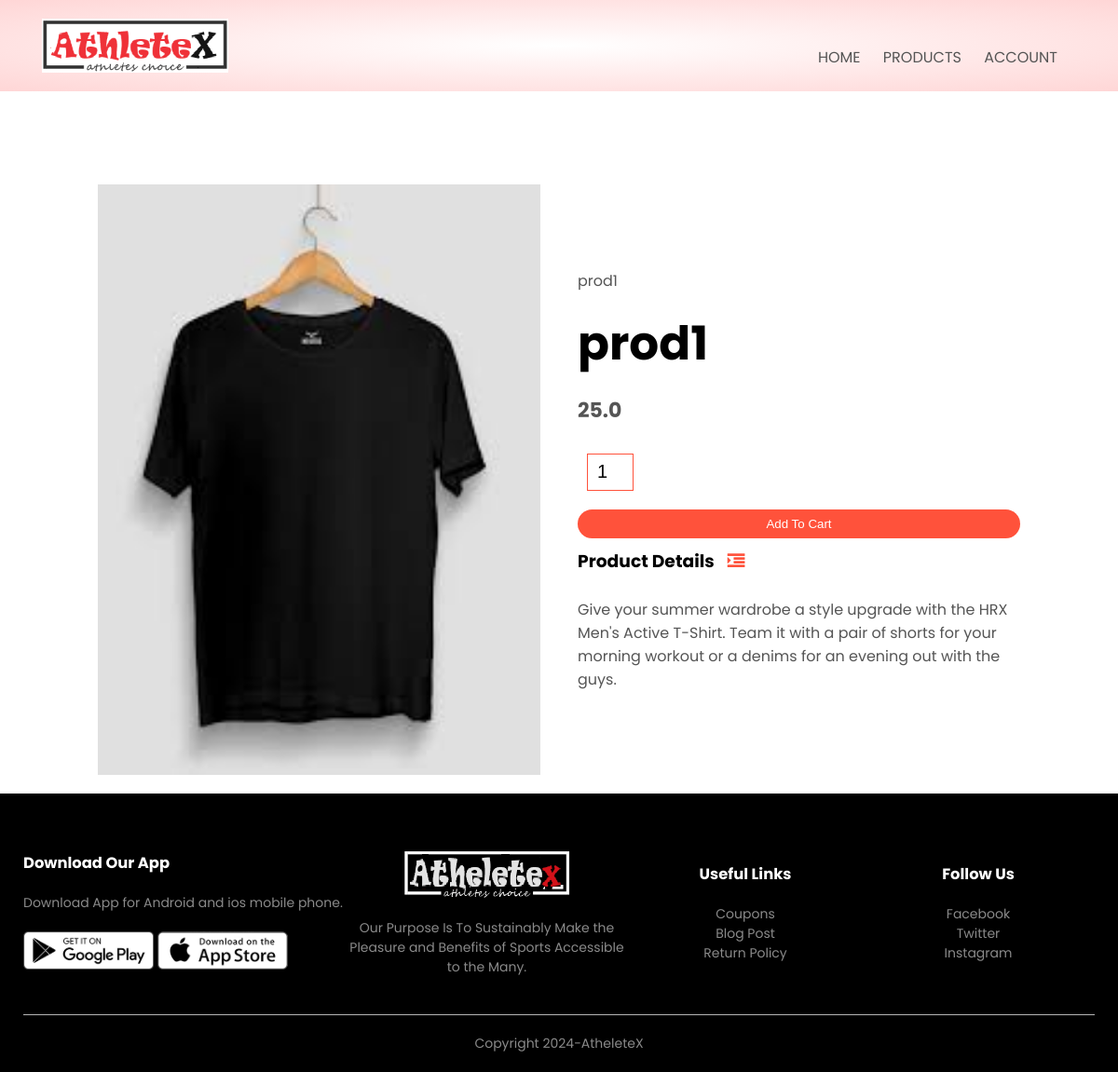
The page /product_details/1 on the database its author committed.
### products/models.py (models this page shows, shortened)
class Product(models.Model):
    LIVE=1
    DELETE=0
    DELETE_CHOICES=((LIVE,'Live'),(DELETE,'Delete'))
    title=models.CharField(max_length=200)
    price=models.FloatField()
    description=models.TextField()
    image=models.ImageField(upload_to='media')
    priority=models.IntegerField(default=0)
    delete_status=models.IntegerField(choices=DELETE_CHOICES,default=LIVE)
    created_at=models.DateTimeField(auto_now_add=True)
    updated_at=models.DateTimeField(auto_now=True)

### products/views.py (the view)
# urls.py: path('product_details/<pk>',views.detail_product,name='detail_product')
def detail_product(request,pk):
    product =Product.objects.get(pk=pk)
    context={'product':product}
    return render(request,'product_details.html',context)

### templates/product_details.html
{% extends 'blank_layout.html' %}
{% block content %}
{% include 'product_desc.html' %}
{% endblock content %}

### templates/product_desc.html (shortened to what this page needs)
{% load static %}
<div class="small-container single-product">
        <div class="row">
            <div class="col-2">
                <img src="{{ product.image.url }}" width="100%" id="ProductImg">
            </div>
            <div class="col-2">
                <p>{{ product.title }}</p>
                <h1>{{ product.title }}</h1>
                <h4>{{ product.price }}</h4>
                <form method="post" action="{% url 'add_to_cart' %}" enctype="multipart/form-data">
                 <input type="number" name="quantity"  value="1">
                 <button style="size: 2cap;" type="submit" class="btn">Add To Cart</button>
            </form>
                <h3>Product Details <i class="fa fa-indent"></i></h3>
                <br>
                <p>{{ product.description }}</p>
            </div>
        </div>
    </div>

### static/css/style.css (style rules this page uses)
* { margin: 0; padding: 0; box-sizing: border-box; }
body { font-family: 'Poppins', sans-serif; }
p { color: #555; }
.row { display: flex; align-items: center; flex-wrap: wrap; justify-content: space-around; }
.col-2 { flex-basis: 50%; min-width: 300px; }
.col-2 img { max-width: 100%; padding: 50px 0; }
.col-2 h1 { font-size: 50px; line-height: 60px; margin: 25px 0; }
.btn { display: inline-block; background: #ff523b; color: white; padding: 8px 30px; margin: 30px 0; border-radius: 30px; transition: background 0.5s; }
.small-container { max-width: 1080px; margin: auto; padding-left: 25px; padding-right: 25px; }
h4 { color: #555; font-weight: normal; }
.single-product { margin-top: 80px; }
.single-product .col-2 img { padding: 0; }
.single-product .col-2 { padding: 20px; }
.single-product h4 { margin: 20px 0; font-size: 22px; font-weight: bold; }
.single-product input { width: 50px; height: 40px; padding-left: 10px; font-size: 20px; margin-left: 10px; border: 1px solid #ff523b; margin-right: 10px; }
.single-product .fa { color: #ff523b; margin-left: 10px; }
form input { width: 100%; height: 30px; margin: 10px 0; padding: 0 10px; border: 1px solid #ccc; }
form .btn { width: 100%; border: none; cursor: pointer; margin: 10px 0; }

### rows shown on the page
Product: image (picture), title "prod1", price "25.0", description "Give your summer wardrobe a style upgrade with the HRX Men's Active T-Shirt. Team it with a pair of shorts for your morning workout or a denims for an evening out with the guys."
